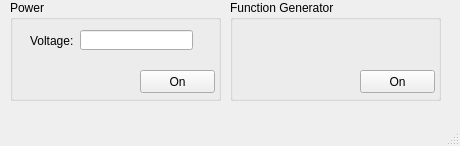
<?xml version="1.0" encoding="UTF-8"?>
<ui version="4.0">
 <class>MainWindow</class>
 <widget class="QMainWindow" name="MainWindow">
  <property name="geometry">
   <rect>
    <x>0</x>
    <y>0</y>
    <width>460</width>
    <height>146</height>
   </rect>
  </property>
  <property name="windowTitle">
   <string>MainWindow</string>
  </property>
  <widget class="QWidget" name="centralwidget">
   <widget class="QGroupBox" name="groupBoxFunGen">
    <property name="geometry">
     <rect>
      <x>230</x>
      <y>0</y>
      <width>211</width>
      <height>101</height>
     </rect>
    </property>
    <property name="title">
     <string>Function Generator</string>
    </property>
    <widget class="QPushButton" name="funGenSwitch">
     <property name="geometry">
      <rect>
       <x>130</x>
       <y>70</y>
       <width>75</width>
       <height>23</height>
      </rect>
     </property>
     <property name="text">
      <string>On</string>
     </property>
    </widget>
   </widget>
   <widget class="QGroupBox" name="groupBoxPower">
    <property name="geometry">
     <rect>
      <x>10</x>
      <y>0</y>
      <width>211</width>
      <height>101</height>
     </rect>
    </property>
    <property name="title">
     <string>Power</string>
    </property>
    <widget class="QPushButton" name="powerSwitch">
     <property name="geometry">
      <rect>
       <x>130</x>
       <y>70</y>
       <width>75</width>
       <height>23</height>
      </rect>
     </property>
     <property name="text">
      <string>On</string>
     </property>
    </widget>
    <widget class="QLabel" name="labelVoltagePower">
     <property name="geometry">
      <rect>
       <x>20</x>
       <y>30</y>
       <width>51</width>
       <height>21</height>
      </rect>
     </property>
     <property name="text">
      <string>Voltage:</string>
     </property>
    </widget>
    <widget class="QLineEdit" name="lineEditVoltagePower">
     <property name="geometry">
      <rect>
       <x>70</x>
       <y>30</y>
       <width>113</width>
       <height>20</height>
      </rect>
     </property>
    </widget>
   </widget>
  </widget>
  <widget class="QMenuBar" name="menubar">
   <property name="geometry">
    <rect>
     <x>0</x>
     <y>0</y>
     <width>460</width>
     <height>21</height>
    </rect>
   </property>
  </widget>
  <widget class="QStatusBar" name="statusbar"/>
 </widget>
 <resources/>
 <connections/>
</ui>
